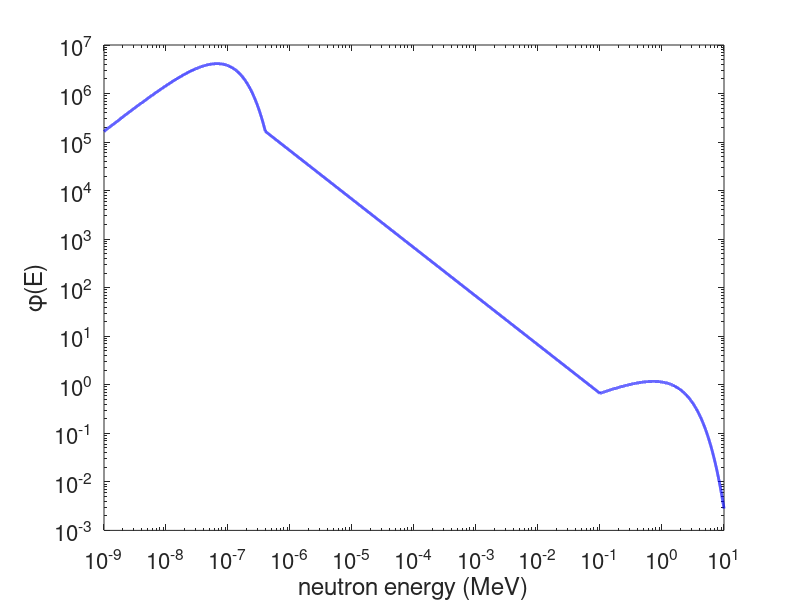

MATLAB code for this plot:
% Chris Kreienkamp - 901965168
% AME 54533 - Nuclear Science
% Final Project - Due 6 May 2019

clear
clc
clf



%% SET PARAMETERS

% Microscopic cross-section
% sig = sigma   a = absorption   s = scatter   f = fission   c = capture
%               t = total
siga_th = 7.56;                 % (barns)
sigs_th = 12.6;     
sigt_th = siga_th + sigs_th;
sigf_u = 527;
sigc_u = 54;     
sigt_u = sigf_u + sigc_u;
siga_li = 71;
sigs_li = 1.4;     
sigt_li = siga_li + sigs_li;
siga_be = 0.010;
sigs_be = 7;     
sigt_be = siga_be + sigs_be;
siga_f = 0.01;
sigs_f = 3.9;     
sigt_f = siga_f + sigs_f;
siga_na = 0.525;
sigs_na = 4;     
sigt_na = siga_na + sigs_na;
siga_c = 0.004;     
sigs_c = 4.8;     
sigt_c = siga_c + sigs_c;


% Number density
N_th = 0.0293;                  % 10^24 neutrons/cm^3
N_u = 0.04783;
N_li = 0.0463;
N_be = 0.1236;
N_f = 3*5.3e-5;
N_na = 0.0254;
N_c = 0.0803;


% Slowing down decrement
ksi_th = 0.0086;
ksi_li = 0.268;
ksi_be = 0.209;
ksi_f = 0.102;
ksi_na = 0.0845;
ksi_c = 0.158;


%% CALCULATIONS
Sig_t = (N_th*sigt_th + N_u*sigt_u + N_li*sigt_li + N_be*sigt_be +...
    N_f*sigt_f + N_c*sigt_c)/...
    (N_th + N_u + N_li + N_be + N_f + N_c);          % (barns)
ksi_bar = (sigs_th*N_th*ksi_th + sigs_li*N_li*ksi_li + ...
    sigs_be*N_be*ksi_be + sigs_f*N_f*ksi_f + sigs_c*N_c*ksi_c)/...
    (sigs_th*N_th + sigs_li*N_li + sigs_be*N_be + sigs_f*N_f + sigs_c*N_c);

% Fast Neutrons
Efast = logspace(-1,1,10000);            % MeV
X = 0.453.*exp(-1.036.*Efast).*sinh(sqrt(2.29.*Efast));
sf = 1/0.003028073252294;
phi_fast = X.*sf/Sig_t;
EphiE = Efast.*phi_fast;
for i = 1:length(EphiE)
    if EphiE(i) == max(EphiE)
        maxlocate = i;
    end
end

% Intermediate Neutrons
Eint = logspace(log10(0.4e-6),-1,10000);
q = X(1)*sf*0.1*ksi_bar;
phi_int = q/ksi_bar/Sig_t./Eint;


% Thermal Neutrons
Eslow = logspace(-9,log10(0.4e-6),10000);
k = 8.617065e-11;                       % Mev/K
T = 500+273.15;                         % http://www.world-nuclear.org/information-library/current-and-future-generation/molten-salt-reactors.aspx
c = q/ksi_bar/Sig_t/(0.4e-6)^2*(k*T)^2/exp(-0.4e-6/k/T);
phi_slow = c/(k*T)^2.*Eslow.*exp(-Eslow./(k*T));



%% PROGRESS THROUGH NEUTRON ENERGIES
phi = zeros(length(Efast)+length(Eint)+length(Eslow)-2,1);
for i = 1:length(Eslow)-1
    E(i) = Eslow(i);
    phi(i) = phi_slow(i);
end
for i = length(Eslow):length(Eslow)+length(Eint)-1
    E(i) = Eint(i-length(Eslow)+1);
    phi(i) = phi_int(i-length(Eslow)+1);
end
for i = length(Eslow)+length(Eint):length(phi)
    E(i) = Efast(i-length(Eslow)-length(Eint)+1);
    phi(i) = phi_fast(i-length(Eslow)-length(Eint)+1);
end



%% PLOT
loglog(E,phi,'b','LineWidth',2)
xlabel('neutron energy (MeV)'); ylabel('\phi(E)')
set(gca,'FontSize',16)



%% ANALYSIS
absorption_density = trapz(phi)*siga_th*N_th;       % absorptions/s/cm^3






%% ASSEMBLING DATA THAT MAY OR MAY NOT BE CORRECT
% https://www-nds.iaea.org/
% https://www.osti.gov/servlets/purl/7342187

% %% SET PARAMETERS
% 
% % Load data
% data = xlsread('Thorium Capture Cross-Section');
% E = data(:,1);          % MeV
% sig_c = data(:,2);      % barns

